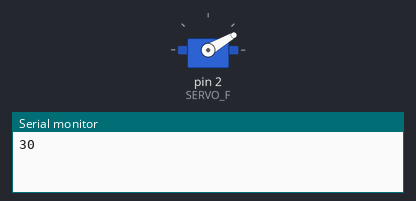
Bench run of a sketch on a simulated Arduino Uno, built with avr-gcc and run on an emulated ATmega328P. Parts: servo, the last lines printed to the serial monitor.

Above: at 0.05 s.
At 2.25 s:
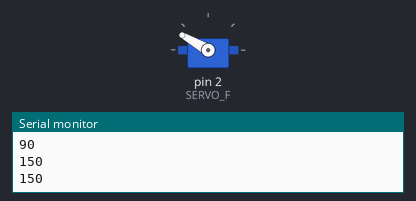
At 4.5 s:
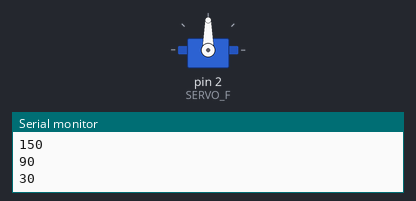
Timing chart, 0 to 5.9 s (numbered marks = the images above):
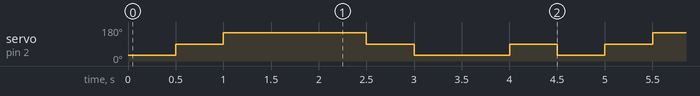

Measured:
- by itself, servo on pin 2 (SERVO_F): repeats every 4.5 s: 150° 1.5 s, 90° 0.50 s, 30° 1.0 s, 90° 0.50 s, 30° 0.50 s, 90° 0.50 s

The sketch:

6_1_servo_motor.ino
```cpp
#include <Servo.h>    //서보모터 라이브러리 include

#define SERVO_F 2

Servo servo_f;    //서보모터 객체 선언

void setup()
{
    Serial.begin(9600);
    servo_f.attach(SERVO_F);    //서보모터 초기화
}

void loop()
{
    int angle;    //각도 변수 선언

    //30 -> 150도로 서보모터 움직임
    for (angle=30; angle<=150; angle+=60)
    {
        servo_f.write(angle);    //angle(각도)값으로 서보모터 제어
        Serial.println(angle);   //각도 값 출력
        delay(500);              //delay로 각도의 변화 속도를 조절
    }
    delay(500);
    //150 -> 30도로 서보모터 움직임
    for (angle=150; angle>=30; angle-=60)
    {
        servo_f.write(angle);    //angle(각도)값으로 서보모터 제어
        Serial.println(angle);   //각도 값 출력
        delay(500);              //delay로 각도의 변화 속도를 조절
    }
    delay(500);
	servo_f.write(90);    //angle(각도)값으로 서보모터 제어
	delay(500);
}
```
